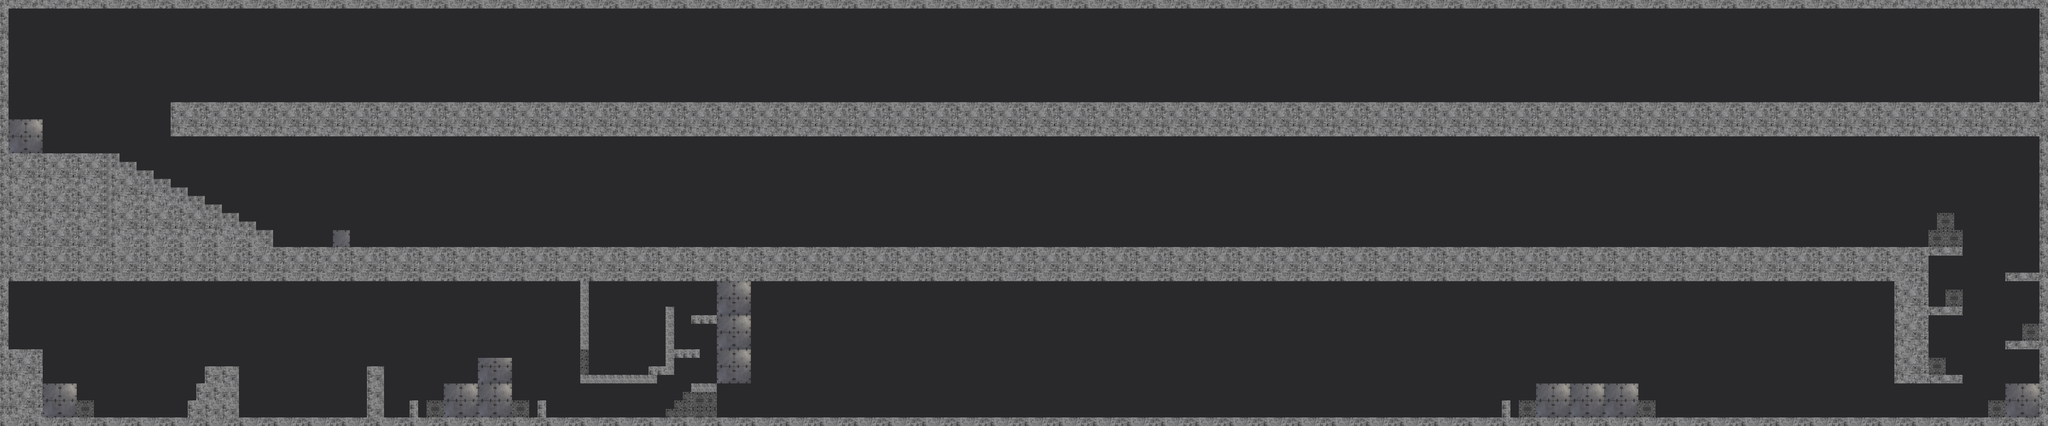

The image is a tile-based game level rendered from a .tmx file. Its description and source (layers, tilesets, objects; grid data summarised) follow:
An orthogonal 240x50 tile map with 32x32 px tiles, 2 tile layers (Background, Graphics) and 304 objects.

<map version="1.0" orientation="orthogonal" renderorder="right-down" width="240" height="50" tilewidth="32" tileheight="32" nextobjectid="350">
 <tileset firstgid="1" name="tileset" tilewidth="32" tileheight="32" tilecount="64" columns="8">
  <image source="tileset.png" width="256" height="256" />
 </tileset>
 <layer name="Background" width="240" height="50">
  <data>[12000 cells, 12000 non-empty, 1 distinct tile ids]</data>
 </layer>
 <layer name="Graphics" width="240" height="50">
  <data>[12000 cells, 3045 non-empty, 36 distinct tile ids]</data>
 </layer>
 <objectgroup name="Ground">
  <object id="3" x="-2" y="1054" width="32" height="544" />
  <object id="4" x="32" y="1312" width="128" height="288" />
  <object id="5" x="162.667" y="1568.67" width="7520" height="32" />
  <object id="6" x="7647.33" y="-2.66667" width="32" height="1568" />
  <object id="7" x="636" y="382.667" width="7008" height="128" />
  <object id="8" x="0.5" y="927" width="7232" height="128" />
  <object id="9" x="7104.5" y="1056.5" width="128" height="384" />
  <object id="10" x="7232" y="1408" width="128" height="32" />
  <object id="11" x="7520.5" y="1278.5" width="128" height="32" />
  <object id="12" x="7232" y="1152" width="128" height="32" />
  <object id="13" x="7521" y="1022.5" width="128" height="32" />
  <object id="14" x="7232" y="928" width="128" height="32" />
  <object id="118" x="992" y="864" width="32" height="64" />
  <object id="119" x="926" y="863.5" width="64" height="32" />
  <object id="120" x="896" y="832" width="64" height="32" />
  <object id="121" x="832" y="800" width="64" height="32" />
  <object id="122" x="768" y="768" width="64" height="32" />
  <object id="123" x="704" y="736" width="64" height="32" />
  <object id="124" x="640.5" y="702.5" width="64" height="32" />
  <object id="125" x="576" y="670.5" width="64" height="32" />
  <object id="126" x="511.5" y="637.5" width="64" height="32" />
  <object id="127" x="446" y="608.5" width="64" height="32" />
  <object id="128" x="0" y="576" width="448" height="32" />
  <object id="129" x="0" y="-3" width="32" height="576" />
  <object id="130" x="33.5" y="-2" width="7616" height="32" />
  <object id="143" x="832" y="1376" width="65" height="193" />
  <object id="145" x="768" y="1376" width="64" height="96" />
  <object id="146" x="736" y="1440" width="32" height="96" />
  <object id="147" x="705" y="1506" width="32" height="64" />
  <object id="148" x="1376" y="1376" width="64" height="192" />
  <object id="304" x="2176" y="1056" width="32" height="256" />
  <object id="318" x="2592" y="1184" width="96" height="32" />
  <object id="319" x="2528" y="1312" width="96" height="32" />
  <object id="320" x="2592" y="1440" width="96" height="32" />
  <object id="339" x="2176" y="1408" width="288" height="32" />
  <object id="340" x="2496" y="1152" width="32" height="256" />
  <object id="342" x="2432" y="1376" width="64" height="32" />
 </objectgroup>
 <objectgroup name="Boxes">
  <object id="15" x="160" y="1440" width="32" height="32" />
  <object id="16" x="192" y="1440" width="32" height="32" />
  <object id="17" x="224" y="1440" width="32" height="32" />
  <object id="18" x="256" y="1440" width="32" height="32" />
  <object id="19" x="256" y="1472" width="32" height="32" />
  <object id="20" x="256" y="1504" width="32" height="32" />
  <object id="21" x="256" y="1536" width="32" height="32" />
  <object id="22" x="224" y="1472" width="32" height="32" />
  <object id="24" x="192" y="1472" width="32" height="32" />
  <object id="25" x="160" y="1472" width="32" height="32" />
  <object id="26" x="160" y="1504" width="32" height="32" />
  <object id="27" x="160" y="1536" width="32" height="32" />
  <object id="28" x="192" y="1504" width="32" height="32" />
  <object id="29" x="224" y="1504" width="32" height="32" />
  <object id="30" x="192" y="1536" width="32" height="32" />
  <object id="31" x="224" y="1536" width="32" height="32" />
  <object id="32" x="288" y="1504" width="32" height="32" />
  <object id="33" x="320" y="1504" height="32" />
  <object id="34" x="320" y="1504" width="32" height="32" />
  <object id="35" x="320" y="1536" width="32" height="32" />
  <object id="36" x="288" y="1536" width="32" height="32" />
  <object id="37" x="1600" y="1504" width="32" height="32" />
  <object id="38" x="1632" y="1504" width="32" height="32" />
  <object id="39" x="1600" y="1536" width="32" height="32" />
  <object id="40" x="1632" y="1536" width="32" height="32" />
  <object id="41" x="1664" y="1440" width="32" height="32" />
  <object id="42" x="1696" y="1440" width="32" height="32" />
  <object id="43" x="1664" y="1472" width="32" height="32" />
  <object id="44" x="1696" y="1472" width="32" height="32" />
  <object id="45" x="1728" y="1440" width="32" height="32" />
  <object id="46" x="1760" y="1440" width="32" height="32" />
  <object id="47" x="1728" y="1472" width="32" height="32" />
  <object id="48" x="1760" y="1472" width="32" height="32" />
  <object id="54" x="1888" y="1344" width="32" height="32" />
  <object id="55" x="1792" y="1344" width="32" height="32" />
  <object id="56" x="1792" y="1376" width="32" height="32" />
  <object id="57" x="1792" y="1408" width="32" height="32" />
  <object id="58" x="1888" y="1376" width="32" height="32" />
  <object id="59" x="1888" y="1408" width="32" height="32" />
  <object id="60" x="1888" y="1440" width="32" height="32" />
  <object id="61" x="1888" y="1472" width="32" height="32" />
  <object id="62" x="1888" y="1504" width="32" height="32" />
  <object id="63" x="1888" y="1536" width="32" height="32" />
  <object id="64" x="1920" y="1504" width="32" height="32" />
  <object id="65" x="1952" y="1504" width="32" height="32" />
  <object id="66" x="1920" y="1536" width="32" height="32" />
  <object id="67" x="1952" y="1536" width="32" height="32" />
  <object id="68" x="5696" y="1504" width="32" height="32" />
  <object id="69" x="5728" y="1504" width="32" height="32" />
  <object id="70" x="5696" y="1536" width="32" height="32" />
  <object id="71" x="5728" y="1536" width="32" height="32" />
  <object id="72" x="6144" y="1504" width="32" height="32" />
  <object id="73" x="6176" y="1504" width="32" height="32" />
  <object id="74" x="6144" y="1536" width="32" height="32" />
  <object id="75" x="6176" y="1536" width="32" height="32" />
  <object id="77" x="7456" y="1504" width="32" height="32" />
  <object id="78" x="7488" y="1504" width="32" height="32" />
  <object id="79" x="7456" y="1536" width="32" height="32" />
  <object id="80" x="7488" y="1536" width="32" height="32" />
  <object id="81" x="7232" y="1344" width="32" height="32" />
  <object id="82" x="7264" y="1344" width="32" height="32" />
  <object id="83" x="7232" y="1376" width="32" height="32" />
  <object id="84" x="7264" y="1376" width="32" height="32" />
  <object id="86" x="7520" y="1440" width="32" height="32" />
  <object id="87" x="7552" y="1440" width="32" height="32" />
  <object id="88" x="7520" y="1472" width="32" height="32" />
  <object id="89" x="7552" y="1472" width="32" height="32" />
  <object id="91" x="7584" y="1216" width="32" height="32" />
  <object id="92" x="7616" y="1216" width="32" height="32" />
  <object id="93" x="7584" y="1248" width="32" height="32" />
  <object id="94" x="7616" y="1248" width="32" height="32" />
  <object id="96" x="7296" y="1088" width="32" height="32" />
  <object id="98" x="7328" y="1088" width="32" height="32" />
  </objectgroup>
 <objectgroup name="Water">
  <!-- 1 objects omitted --></objectgroup>
</map>
<!-- 194 of 304 objects omitted -->